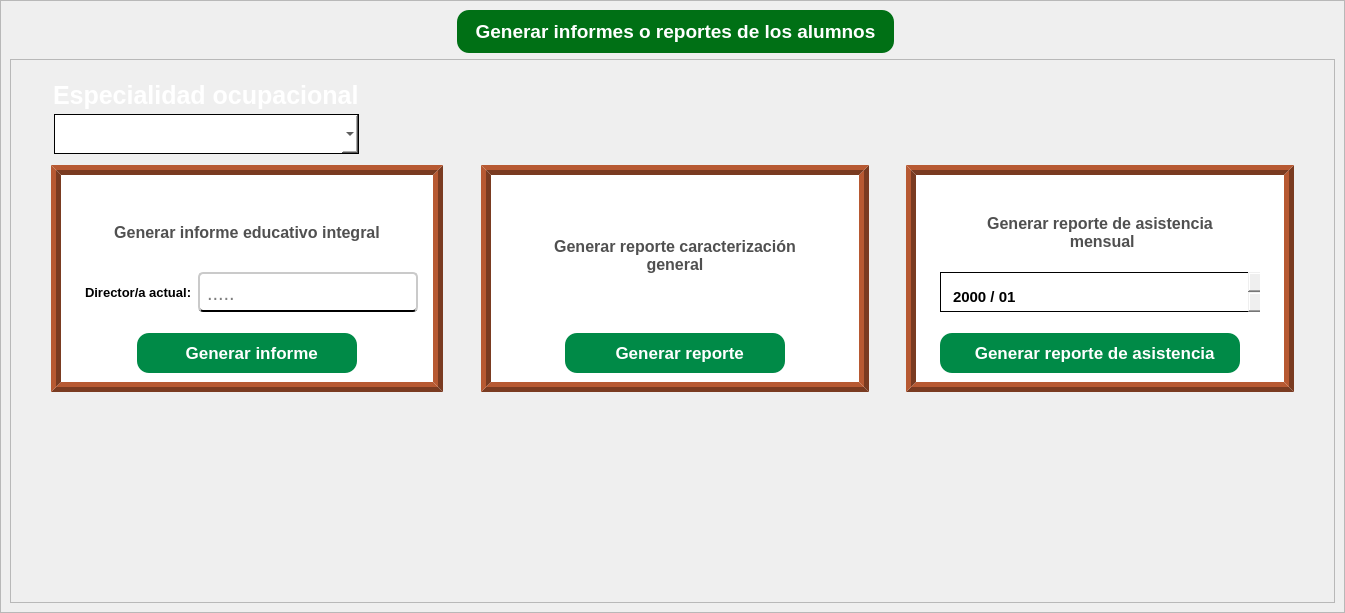
<?xml version="1.0" encoding="UTF-8"?>
<ui version="4.0">
 <class>PantallaGenerarInformesReportesAlumnos</class>
 <widget class="QWidget" name="PantallaGenerarInformesReportesAlumnos">
  <property name="geometry">
   <rect>
    <x>0</x>
    <y>0</y>
    <width>1345</width>
    <height>613</height>
   </rect>
  </property>
  <property name="windowTitle">
   <string>Form</string>
  </property>
  <layout class="QVBoxLayout" name="verticalLayout">
   <property name="spacing">
    <number>0</number>
   </property>
   <property name="leftMargin">
    <number>0</number>
   </property>
   <property name="topMargin">
    <number>0</number>
   </property>
   <property name="rightMargin">
    <number>0</number>
   </property>
   <property name="bottomMargin">
    <number>0</number>
   </property>
   <item>
    <widget class="QScrollArea" name="area_de_scroll">
     <property name="frameShape">
      <enum>QFrame::NoFrame</enum>
     </property>
     <property name="widgetResizable">
      <bool>true</bool>
     </property>
     <widget class="QWidget" name="scrollAreaWidgetContents">
      <property name="geometry">
       <rect>
        <x>0</x>
        <y>0</y>
        <width>1345</width>
        <height>613</height>
       </rect>
      </property>
      <layout class="QVBoxLayout" name="verticalLayout_2">
       <property name="spacing">
        <number>0</number>
       </property>
       <property name="leftMargin">
        <number>0</number>
       </property>
       <property name="topMargin">
        <number>0</number>
       </property>
       <property name="rightMargin">
        <number>0</number>
       </property>
       <property name="bottomMargin">
        <number>0</number>
       </property>
       <item>
        <widget class="QFrame" name="espacio_principal">
         <property name="styleSheet">
          <string notr="true">QFrame{

	background: qlineargradient(
        x1:0, y1:0, x2:1, y2:1,
        stop:0 #3fea87, stop:1 #00770e);

}</string>
         </property>
         <property name="frameShape">
          <enum>QFrame::StyledPanel</enum>
         </property>
         <property name="frameShadow">
          <enum>QFrame::Raised</enum>
         </property>
         <layout class="QGridLayout" name="gridLayout">
          <item row="0" column="2">
           <widget class="QLabel" name="label_titulo_pantalla">
            <property name="sizePolicy">
             <sizepolicy hsizetype="Expanding" vsizetype="Preferred">
              <horstretch>0</horstretch>
              <verstretch>0</verstretch>
             </sizepolicy>
            </property>
            <property name="minimumSize">
             <size>
              <width>400</width>
              <height>0</height>
             </size>
            </property>
            <property name="font">
             <font>
              <family>Arial</family>
              <pointsize>14</pointsize>
              <weight>75</weight>
              <bold>true</bold>
             </font>
            </property>
            <property name="styleSheet">
             <string notr="true">QLabel{
	
	background-color: rgb(0, 112, 21);
	color: rgb(255, 255, 255);
	border-radius:12px;
	padding:10px;
}</string>
            </property>
            <property name="text">
             <string>Generar informes o reportes de los alumnos</string>
            </property>
            <property name="alignment">
             <set>Qt::AlignCenter</set>
            </property>
            <property name="wordWrap">
             <bool>true</bool>
            </property>
           </widget>
          </item>
          <item row="0" column="3">
           <spacer name="horizontalSpacer_3">
            <property name="orientation">
             <enum>Qt::Horizontal</enum>
            </property>
            <property name="sizeHint" stdset="0">
             <size>
              <width>241</width>
              <height>20</height>
             </size>
            </property>
           </spacer>
          </item>
          <item row="0" column="1">
           <spacer name="horizontalSpacer_4">
            <property name="orientation">
             <enum>Qt::Horizontal</enum>
            </property>
            <property name="sizeHint" stdset="0">
             <size>
              <width>241</width>
              <height>20</height>
             </size>
            </property>
           </spacer>
          </item>
          <item row="1" column="0" colspan="4">
           <widget class="QFrame" name="frame_4">
            <property name="styleSheet">
             <string notr="true">QFrame{

	background:none;

}</string>
            </property>
            <property name="frameShape">
             <enum>QFrame::StyledPanel</enum>
            </property>
            <property name="frameShadow">
             <enum>QFrame::Raised</enum>
            </property>
            <layout class="QVBoxLayout" name="verticalLayout_7">
             <item>
              <widget class="QFrame" name="espacio_para_las_opciones">
               <property name="sizePolicy">
                <sizepolicy hsizetype="Fixed" vsizetype="Fixed">
                 <horstretch>0</horstretch>
                 <verstretch>0</verstretch>
                </sizepolicy>
               </property>
               <property name="minimumSize">
                <size>
                 <width>330</width>
                 <height>90</height>
                </size>
               </property>
               <property name="maximumSize">
                <size>
                 <width>500</width>
                 <height>16777215</height>
                </size>
               </property>
               <property name="sizeIncrement">
                <size>
                 <width>0</width>
                 <height>0</height>
                </size>
               </property>
               <property name="styleSheet">
                <string notr="true">background:none;
border:none;</string>
               </property>
               <property name="frameShadow">
                <enum>QFrame::Plain</enum>
               </property>
               <widget class="QLabel" name="titulo_de_boton_de_opciones">
                <property name="geometry">
                 <rect>
                  <x>33</x>
                  <y>11</y>
                  <width>305</width>
                  <height>30</height>
                 </rect>
                </property>
                <property name="sizePolicy">
                 <sizepolicy hsizetype="Preferred" vsizetype="Preferred">
                  <horstretch>0</horstretch>
                  <verstretch>30</verstretch>
                 </sizepolicy>
                </property>
                <property name="minimumSize">
                 <size>
                  <width>0</width>
                  <height>0</height>
                 </size>
                </property>
                <property name="maximumSize">
                 <size>
                  <width>500</width>
                  <height>16777215</height>
                 </size>
                </property>
                <property name="font">
                 <font>
                  <family>Arial</family>
                  <pointsize>19</pointsize>
                  <weight>75</weight>
                  <bold>true</bold>
                 </font>
                </property>
                <property name="styleSheet">
                 <string notr="true">QLabel{
	
	color: rgb(255, 255, 255);
	border:none;
}</string>
                </property>
                <property name="text">
                 <string>Especialidad ocupacional</string>
                </property>
               </widget>
               <widget class="QComboBox" name="boton_especialidades">
                <property name="geometry">
                 <rect>
                  <x>34</x>
                  <y>45</y>
                  <width>305</width>
                  <height>40</height>
                 </rect>
                </property>
                <property name="sizePolicy">
                 <sizepolicy hsizetype="Fixed" vsizetype="Fixed">
                  <horstretch>0</horstretch>
                  <verstretch>0</verstretch>
                 </sizepolicy>
                </property>
                <property name="minimumSize">
                 <size>
                  <width>305</width>
                  <height>40</height>
                 </size>
                </property>
                <property name="styleSheet">
                 <string notr="true">QComboBox{

	font: 75 12pt &quot;Arial&quot;;
	padding-left:15px;
	background:white;
	border:1px solid black;
}

QComboBox:focus {
    border: 2px solid #0078d7;   /* Borde azul cuando está en foco */
    background-color: #e0f7ff;   /* Fondo azul claro */
}

QComboBox:focus {
    border: 2px solid #0078d7;   /* Borde azul cuando está en foco */
    background-color: #e0f7ff;   /* Fondo azul claro */
}




QComboBox QAbstractItemView {
    border: 1px solid #ccc;
    background-color: white;
    color: #333;
    padding: 5px;  /* Margen interno de la lista */
    spacing: 10px; /* Espaciado entre los elementos (algunas versiones de Qt lo admiten) */
}

QComboBox QAbstractItemView::item {
    padding: 8px; /* Espaciado interno de cada elemento */
    margin: 4px; /* Separación entre los elementos */
}

QComboBox QAbstractItemView::item:hover {
    background-color: #c5c1c1;
    color: white;
}



</string>
                </property>
                <property name="editable">
                 <bool>false</bool>
                </property>
                <property name="currentText">
                 <string/>
                </property>
                <property name="currentIndex">
                 <number>-1</number>
                </property>
                <property name="insertPolicy">
                 <enum>QComboBox::NoInsert</enum>
                </property>
                <property name="iconSize">
                 <size>
                  <width>40</width>
                  <height>40</height>
                 </size>
                </property>
                <property name="placeholderText">
                 <string/>
                </property>
               </widget>
              </widget>
             </item>
             <item>
              <layout class="QHBoxLayout" name="horizontalLayout_2">
               <item>
                <spacer name="horizontalSpacer">
                 <property name="orientation">
                  <enum>Qt::Horizontal</enum>
                 </property>
                 <property name="sizeHint" stdset="0">
                  <size>
                   <width>40</width>
                   <height>20</height>
                  </size>
                 </property>
                </spacer>
               </item>
               <item>
                <widget class="QFrame" name="espacio_informe_integral">
                 <property name="sizePolicy">
                  <sizepolicy hsizetype="Fixed" vsizetype="Preferred">
                   <horstretch>0</horstretch>
                   <verstretch>0</verstretch>
                  </sizepolicy>
                 </property>
                 <property name="minimumSize">
                  <size>
                   <width>388</width>
                   <height>200</height>
                  </size>
                 </property>
                 <property name="styleSheet">
                  <string notr="true">QFrame{

	background-color: rgb(255, 255, 255);
	border:10px ridge rgb(122, 59, 33);
	padding:15px;


}

</string>
                 </property>
                 <property name="frameShape">
                  <enum>QFrame::StyledPanel</enum>
                 </property>
                 <property name="frameShadow">
                  <enum>QFrame::Raised</enum>
                 </property>
                 <layout class="QVBoxLayout" name="verticalLayout_4">
                  <item>
                   <widget class="QLabel" name="label_titulo_informe_educativo">
                    <property name="sizePolicy">
                     <sizepolicy hsizetype="Preferred" vsizetype="Preferred">
                      <horstretch>0</horstretch>
                      <verstretch>0</verstretch>
                     </sizepolicy>
                    </property>
                    <property name="minimumSize">
                     <size>
                      <width>320</width>
                      <height>0</height>
                     </size>
                    </property>
                    <property name="font">
                     <font>
                      <family>Arial</family>
                      <pointsize>12</pointsize>
                      <weight>75</weight>
                      <bold>true</bold>
                     </font>
                    </property>
                    <property name="styleSheet">
                     <string notr="true">QLabel{
	
	color: rgb(80, 80, 80);
	border:none;
	border-color: #ffffff;
	padding:10px;


}
</string>
                    </property>
                    <property name="text">
                     <string>Generar informe educativo integral</string>
                    </property>
                    <property name="scaledContents">
                     <bool>false</bool>
                    </property>
                    <property name="alignment">
                     <set>Qt::AlignCenter</set>
                    </property>
                    <property name="wordWrap">
                     <bool>true</bool>
                    </property>
                   </widget>
                  </item>
                  <item>
                   <layout class="QHBoxLayout" name="horizontalLayout">
                    <item alignment="Qt::AlignLeft">
                     <widget class="QLabel" name="label_titulo_director_actual">
                      <property name="font">
                       <font>
                        <family>Arial</family>
                        <pointsize>10</pointsize>
                        <weight>75</weight>
                        <bold>true</bold>
                       </font>
                      </property>
                      <property name="styleSheet">
                       <string notr="true">QLabel{

	border:none;
	padding:0px;

}</string>
                      </property>
                      <property name="text">
                       <string>Director/a actual:</string>
                      </property>
                     </widget>
                    </item>
                    <item>
                     <widget class="QLineEdit" name="input_director_actual">
                      <property name="sizePolicy">
                       <sizepolicy hsizetype="Fixed" vsizetype="Fixed">
                        <horstretch>0</horstretch>
                        <verstretch>0</verstretch>
                       </sizepolicy>
                      </property>
                      <property name="minimumSize">
                       <size>
                        <width>220</width>
                        <height>40</height>
                       </size>
                      </property>
                      <property name="font">
                       <font>
                        <family>Arial</family>
                        <pointsize>15</pointsize>
                       </font>
                      </property>
                      <property name="styleSheet">
                       <string notr="true">QLineEdit{
	
	background-color: rgb(255, 255, 255);
	border-radius:5px;
	padding-left: 5px;
 padding-right:5px;
	padding-top:1px;
	border-bottom:2px solid black  ;
	border-top: 2px solid rgb(202, 202, 202);
	border-left: 2px solid rgb(202, 202, 202);
	border-right: 2px solid rgb(202, 202, 202);

}

QLineEdit:focus{

	border: 2px solid rgb(17, 192, 255)



}
</string>
                      </property>
                      <property name="placeholderText">
                       <string>.....</string>
                      </property>
                     </widget>
                    </item>
                   </layout>
                  </item>
                  <item alignment="Qt::AlignHCenter">
                   <widget class="QPushButton" name="boton_generar_informe_integral">
                    <property name="sizePolicy">
                     <sizepolicy hsizetype="Fixed" vsizetype="Fixed">
                      <horstretch>0</horstretch>
                      <verstretch>0</verstretch>
                     </sizepolicy>
                    </property>
                    <property name="minimumSize">
                     <size>
                      <width>220</width>
                      <height>40</height>
                     </size>
                    </property>
                    <property name="maximumSize">
                     <size>
                      <width>250</width>
                      <height>10</height>
                     </size>
                    </property>
                    <property name="font">
                     <font>
                      <family>Arial</family>
                      <pointsize>13</pointsize>
                      <weight>75</weight>
                      <bold>true</bold>
                     </font>
                    </property>
                    <property name="cursor">
                     <cursorShape>PointingHandCursor</cursorShape>
                    </property>
                    <property name="styleSheet">
                     <string notr="true">QPushButton{

	background-color: #008a47;

	color: rgb(255, 255, 255);
	border-radius:12px;

}

QPushButton:hover{

	
	background-color: rgb(0, 56, 10);

}</string>
                    </property>
                    <property name="text">
                     <string>  Generar informe</string>
                    </property>
                    <property name="icon">
                     <iconset>
                      <normaloff>../recursos_de_imagenes/iconos_de_interfaz/generar_informe.png</normaloff>../recursos_de_imagenes/iconos_de_interfaz/generar_informe.png</iconset>
                    </property>
                    <property name="iconSize">
                     <size>
                      <width>26</width>
                      <height>26</height>
                     </size>
                    </property>
                   </widget>
                  </item>
                 </layout>
                </widget>
               </item>
               <item>
                <spacer name="horizontalSpacer_2">
                 <property name="orientation">
                  <enum>Qt::Horizontal</enum>
                 </property>
                 <property name="sizeHint" stdset="0">
                  <size>
                   <width>40</width>
                   <height>20</height>
                  </size>
                 </property>
                </spacer>
               </item>
               <item>
                <widget class="QFrame" name="frame_2">
                 <property name="sizePolicy">
                  <sizepolicy hsizetype="Fixed" vsizetype="Preferred">
                   <horstretch>0</horstretch>
                   <verstretch>0</verstretch>
                  </sizepolicy>
                 </property>
                 <property name="minimumSize">
                  <size>
                   <width>388</width>
                   <height>200</height>
                  </size>
                 </property>
                 <property name="styleSheet">
                  <string notr="true">QFrame{

	background-color: rgb(255, 255, 255);
	border:10px ridge rgb(122, 59, 33);
	padding:15px;


}

</string>
                 </property>
                 <property name="frameShape">
                  <enum>QFrame::StyledPanel</enum>
                 </property>
                 <property name="frameShadow">
                  <enum>QFrame::Raised</enum>
                 </property>
                 <layout class="QVBoxLayout" name="verticalLayout_5">
                  <item>
                   <widget class="QLabel" name="label_titulo_reporte_asistencia_2">
                    <property name="font">
                     <font>
                      <family>Arial</family>
                      <pointsize>12</pointsize>
                      <weight>75</weight>
                      <bold>true</bold>
                     </font>
                    </property>
                    <property name="styleSheet">
                     <string notr="true">QLabel{
	
	color: rgb(80, 80, 80);
	border:none;
	border-color: #ffffff;
	padding:10px;


}
</string>
                    </property>
                    <property name="text">
                     <string>Generar reporte caracterización general</string>
                    </property>
                    <property name="scaledContents">
                     <bool>false</bool>
                    </property>
                    <property name="alignment">
                     <set>Qt::AlignCenter</set>
                    </property>
                    <property name="wordWrap">
                     <bool>true</bool>
                    </property>
                   </widget>
                  </item>
                  <item alignment="Qt::AlignHCenter">
                   <widget class="QPushButton" name="boton_generar_informe_integral_2">
                    <property name="sizePolicy">
                     <sizepolicy hsizetype="Fixed" vsizetype="Fixed">
                      <horstretch>0</horstretch>
                      <verstretch>0</verstretch>
                     </sizepolicy>
                    </property>
                    <property name="minimumSize">
                     <size>
                      <width>220</width>
                      <height>40</height>
                     </size>
                    </property>
                    <property name="maximumSize">
                     <size>
                      <width>250</width>
                      <height>10</height>
                     </size>
                    </property>
                    <property name="font">
                     <font>
                      <family>Arial</family>
                      <pointsize>13</pointsize>
                      <weight>75</weight>
                      <bold>true</bold>
                     </font>
                    </property>
                    <property name="cursor">
                     <cursorShape>PointingHandCursor</cursorShape>
                    </property>
                    <property name="styleSheet">
                     <string notr="true">QPushButton{

	background-color: #008a47;

	color: rgb(255, 255, 255);
	border-radius:12px;

}

QPushButton:hover{

	
	background-color: rgb(0, 56, 10);

}</string>
                    </property>
                    <property name="text">
                     <string>  Generar reporte</string>
                    </property>
                    <property name="icon">
                     <iconset>
                      <normaloff>../recursos_de_imagenes/iconos_de_interfaz/generar_informe.png</normaloff>../recursos_de_imagenes/iconos_de_interfaz/generar_informe.png</iconset>
                    </property>
                    <property name="iconSize">
                     <size>
                      <width>26</width>
                      <height>26</height>
                     </size>
                    </property>
                   </widget>
                  </item>
                 </layout>
                </widget>
               </item>
               <item>
                <spacer name="horizontalSpacer_5">
                 <property name="orientation">
                  <enum>Qt::Horizontal</enum>
                 </property>
                 <property name="sizeHint" stdset="0">
                  <size>
                   <width>40</width>
                   <height>20</height>
                  </size>
                 </property>
                </spacer>
               </item>
               <item>
                <widget class="QFrame" name="frame_3">
                 <property name="sizePolicy">
                  <sizepolicy hsizetype="Fixed" vsizetype="Preferred">
                   <horstretch>0</horstretch>
                   <verstretch>0</verstretch>
                  </sizepolicy>
                 </property>
                 <property name="minimumSize">
                  <size>
                   <width>388</width>
                   <height>200</height>
                  </size>
                 </property>
                 <property name="styleSheet">
                  <string notr="true">QFrame{

	background-color: rgb(255, 255, 255);
	border:10px ridge rgb(122, 59, 33);
	padding:15px;


}

</string>
                 </property>
                 <property name="frameShape">
                  <enum>QFrame::StyledPanel</enum>
                 </property>
                 <property name="frameShadow">
                  <enum>QFrame::Raised</enum>
                 </property>
                 <layout class="QVBoxLayout" name="verticalLayout_3">
                  <item>
                   <widget class="QLabel" name="label_titulo_reporte_asistencia">
                    <property name="font">
                     <font>
                      <family>Arial</family>
                      <pointsize>12</pointsize>
                      <weight>75</weight>
                      <bold>true</bold>
                     </font>
                    </property>
                    <property name="styleSheet">
                     <string notr="true">QLabel{
	
	color: rgb(80, 80, 80);
	border:none;
	border-color: #ffffff;


}
</string>
                    </property>
                    <property name="text">
                     <string>Generar reporte de asistencia 
 mensual</string>
                    </property>
                    <property name="scaledContents">
                     <bool>false</bool>
                    </property>
                    <property name="alignment">
                     <set>Qt::AlignCenter</set>
                    </property>
                    <property name="wordWrap">
                     <bool>false</bool>
                    </property>
                   </widget>
                  </item>
                  <item>
                   <widget class="QDateEdit" name="dateedit_fecha_reporte_asistencia">
                    <property name="minimumSize">
                     <size>
                      <width>0</width>
                      <height>40</height>
                     </size>
                    </property>
                    <property name="font">
                     <font>
                      <family>Arial</family>
                      <pointsize>11</pointsize>
                      <weight>75</weight>
                      <italic>false</italic>
                      <bold>true</bold>
                     </font>
                    </property>
                    <property name="toolTip">
                     <string>Año/Mes/Dia</string>
                    </property>
                    <property name="styleSheet">
                     <string notr="true">QDateEdit{

	padding-left:10px;
	padding-top:10px;
	border:1px solid #000000 ;

}

QDateEdit:focus {
    border: 2px solid #0078d7;   /* Borde azul cuando está en foco */
    background-color: #e0f7ff;   /* Fondo azul claro */
}

QDateEdit:focus {
    border: 2px solid #0078d7;   /* Borde azul cuando está en foco */
    background-color: #e0f7ff;   /* Fondo azul claro */
}




QDateEdit QAbstractItemView {
    border: 1px solid #ccc;
    background-color: white;
    color: #333;
    padding: 5px;  /* Margen interno de la lista */
    spacing: 10px; /* Espaciado entre los elementos (algunas versiones de Qt lo admiten) */
}

QDateEdit QAbstractItemView::item {
    padding: 8px; /* Espaciado interno de cada elemento */
    margin: 4px; /* Separación entre los elementos */
}

QDateEdit QAbstractItemView::item:hover {
    background-color: #c5c1c1;
    color: white;
}

QDateEdit:disabled {
        background-color:rgb(189, 189, 189);
        color: #808080;
        border: 1px solid rgb(127, 127, 127);
    }


QCalendarWidget {
                background-color: white;
                border: 1px solid #d0d0d0;
                border-radius: 8px;
                font-family: Arial, sans-serif;
            }
            
            /* Barra superior con mes y año */
            QCalendarWidget QWidget#qt_calendar_navigationbar {
                background-color: #4a90e2;
                color: white;
                border-top-left-radius: 7px;
                border-top-right-radius: 7px;
                padding: 5px;
            }
            
            /* Botones de navegación */
            QCalendarWidget QToolButton {
                background-color: transparent;
                color: white;
                font-weight: bold;
                border: none;
                padding: 5px;
                border-radius: 3px;
            }
            
            QCalendarWidget QToolButton:hover {
                background-color: rgba(255, 255, 255, 0.2);
            }
            
            /* Días de la semana */
            QCalendarWidget QHeaderView::section {
                background-color: #f8f9fa;
                color: #555555;
                font-weight: bold;
                padding: 8px;
                border: none;
                border-bottom: 1px solid #e0e0e0;
            }
            
            /* Días normales */
            QCalendarWidget QAbstractItemView:enabled {
                color: #333333;
                background-color: white;
                selection-background-color: #4a90e2;
                selection-color: white;
                outline: none;
                border: none;
            }
            
            /* Día actual */
            QCalendarWidget QAbstractItemView:enabled:focus {
                background-color: #e8f4fd;
                color: #4a90e2;
                font-weight: bold;
            }
            
            /* Días de otros meses */
            QCalendarWidget QAbstractItemView:enabled:!selected {
                color: #aaaaaa;
            }
            
            /* Efecto hover sobre los días */
            QCalendarWidget QAbstractItemView:enabled:hover {
                background-color: #f0f7ff;
            }
            
            /* Fines de semana */
            QCalendarWidget QAbstractItemView:enabled:selected:alternate {
                background-color: #4a90e2;
                color: white;
            }


</string>
                    </property>
                    <property name="wrapping">
                     <bool>false</bool>
                    </property>
                    <property name="frame">
                     <bool>false</bool>
                    </property>
                    <property name="accelerated">
                     <bool>true</bool>
                    </property>
                    <property name="keyboardTracking">
                     <bool>true</bool>
                    </property>
                    <property name="showGroupSeparator" stdset="0">
                     <bool>true</bool>
                    </property>
                    <property name="currentSection">
                     <enum>QDateTimeEdit::YearSection</enum>
                    </property>
                    <property name="displayFormat">
                     <string>yyyy / MM </string>
                    </property>
                    <property name="calendarPopup">
                     <bool>false</bool>
                    </property>
                    <property name="currentSectionIndex">
                     <number>0</number>
                    </property>
                    <property name="date">
                     <date>
                      <year>2000</year>
                      <month>1</month>
                      <day>26</day>
                     </date>
                    </property>
                   </widget>
                  </item>
                  <item>
                   <widget class="QPushButton" name="boton_generar_reporte_asistencia">
                    <property name="sizePolicy">
                     <sizepolicy hsizetype="Fixed" vsizetype="Fixed">
                      <horstretch>0</horstretch>
                      <verstretch>0</verstretch>
                     </sizepolicy>
                    </property>
                    <property name="minimumSize">
                     <size>
                      <width>300</width>
                      <height>40</height>
                     </size>
                    </property>
                    <property name="maximumSize">
                     <size>
                      <width>250</width>
                      <height>10</height>
                     </size>
                    </property>
                    <property name="font">
                     <font>
                      <family>Arial</family>
                      <pointsize>13</pointsize>
                      <weight>75</weight>
                      <bold>true</bold>
                     </font>
                    </property>
                    <property name="cursor">
                     <cursorShape>PointingHandCursor</cursorShape>
                    </property>
                    <property name="styleSheet">
                     <string notr="true">QPushButton{

	background-color: #008a47;

	color: rgb(255, 255, 255);
	border-radius:12px;

}

QPushButton:hover{

	
	background-color: rgb(0, 56, 10);

}</string>
                    </property>
                    <property name="text">
                     <string>  Generar reporte de asistencia</string>
                    </property>
                    <property name="icon">
                     <iconset>
                      <normaloff>../recursos_de_imagenes/iconos_de_interfaz/generar_informe.png</normaloff>../recursos_de_imagenes/iconos_de_interfaz/generar_informe.png</iconset>
                    </property>
                    <property name="iconSize">
                     <size>
                      <width>26</width>
                      <height>26</height>
                     </size>
                    </property>
                   </widget>
                  </item>
                 </layout>
                </widget>
               </item>
               <item>
                <spacer name="horizontalSpacer_6">
                 <property name="orientation">
                  <enum>Qt::Horizontal</enum>
                 </property>
                 <property name="sizeHint" stdset="0">
                  <size>
                   <width>40</width>
                   <height>20</height>
                  </size>
                 </property>
                </spacer>
               </item>
              </layout>
             </item>
             <item>
              <spacer name="verticalSpacer">
               <property name="orientation">
                <enum>Qt::Vertical</enum>
               </property>
               <property name="sizeHint" stdset="0">
                <size>
                 <width>20</width>
                 <height>40</height>
                </size>
               </property>
              </spacer>
             </item>
            </layout>
           </widget>
          </item>
         </layout>
        </widget>
       </item>
      </layout>
     </widget>
    </widget>
   </item>
  </layout>
 </widget>
 <resources/>
 <connections/>
</ui>
